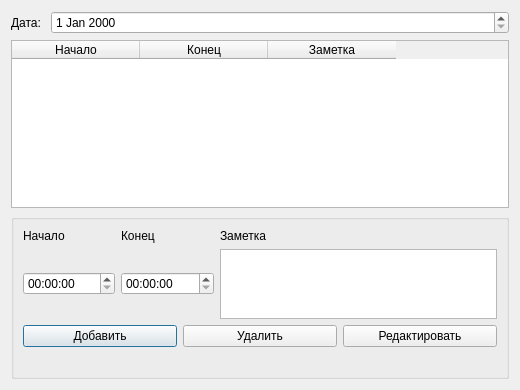
<?xml version="1.0" encoding="UTF-8"?>
<ui version="4.0">
 <class>addInterval</class>
 <widget class="QDialog" name="addInterval">
  <property name="geometry">
   <rect>
    <x>0</x>
    <y>0</y>
    <width>520</width>
    <height>390</height>
   </rect>
  </property>
  <property name="windowTitle">
   <string> Добавление рабочего времени</string>
  </property>
  <property name="windowIcon">
   <iconset theme="QIcon::ThemeIcon::DocumentOpen"/>
  </property>
  <layout class="QVBoxLayout" name="verticalLayout_2" stretch="0,2,1">
   <item>
    <layout class="QHBoxLayout" name="horizontalLayout_4" stretch="0,1">
     <item>
      <widget class="QLabel" name="labelDate">
       <property name="text">
        <string>Дата: </string>
       </property>
      </widget>
     </item>
     <item>
      <widget class="QDateEdit" name="dateEdit"/>
     </item>
    </layout>
   </item>
   <item>
    <widget class="QTableWidget" name="tableIntervals">
     <property name="autoScroll">
      <bool>true</bool>
     </property>
     <attribute name="horizontalHeaderVisible">
      <bool>true</bool>
     </attribute>
     <attribute name="horizontalHeaderCascadingSectionResizes">
      <bool>false</bool>
     </attribute>
     <attribute name="horizontalHeaderMinimumSectionSize">
      <number>20</number>
     </attribute>
     <attribute name="horizontalHeaderDefaultSectionSize">
      <number>128</number>
     </attribute>
     <attribute name="horizontalHeaderShowSortIndicator" stdset="0">
      <bool>false</bool>
     </attribute>
     <attribute name="horizontalHeaderStretchLastSection">
      <bool>false</bool>
     </attribute>
     <column>
      <property name="text">
       <string>Начало</string>
      </property>
     </column>
     <column>
      <property name="text">
       <string>Конец</string>
      </property>
     </column>
     <column>
      <property name="text">
       <string>Заметка</string>
      </property>
     </column>
    </widget>
   </item>
   <item>
    <widget class="QGroupBox" name="groupBox">
     <property name="title">
      <string/>
     </property>
     <layout class="QVBoxLayout" name="verticalLayout">
      <item>
       <layout class="QHBoxLayout" name="horizontalLayout_2" stretch="1,1,3">
        <item>
         <widget class="QLabel" name="label_start">
          <property name="text">
           <string>Начало</string>
          </property>
         </widget>
        </item>
        <item>
         <widget class="QLabel" name="label_end">
          <property name="text">
           <string>Конец</string>
          </property>
         </widget>
        </item>
        <item>
         <widget class="QLabel" name="label_note">
          <property name="text">
           <string>Заметка</string>
          </property>
         </widget>
        </item>
       </layout>
      </item>
      <item>
       <layout class="QHBoxLayout" name="horizontalLayout_3" stretch="1,1,3">
        <item>
         <widget class="QTimeEdit" name="timeEditStart"/>
        </item>
        <item>
         <widget class="QTimeEdit" name="timeEditEnd"/>
        </item>
        <item>
         <widget class="QTextEdit" name="TextEditNote"/>
        </item>
       </layout>
      </item>
      <item>
       <layout class="QHBoxLayout" name="horizontalLayout">
        <item>
         <widget class="QPushButton" name="pushButtonAdd">
          <property name="text">
           <string>Добавить</string>
          </property>
         </widget>
        </item>
        <item>
         <widget class="QPushButton" name="pushButtonDelete">
          <property name="text">
           <string>Удалить</string>
          </property>
         </widget>
        </item>
        <item>
         <widget class="QPushButton" name="pushButtonEdit">
          <property name="text">
           <string>Редактировать</string>
          </property>
         </widget>
        </item>
       </layout>
      </item>
      <item>
       <widget class="QLabel" name="label_error">
        <property name="styleSheet">
         <string notr="true">color: red;</string>
        </property>
        <property name="text">
         <string/>
        </property>
       </widget>
      </item>
     </layout>
    </widget>
   </item>
  </layout>
 </widget>
 <resources/>
 <connections/>
</ui>
